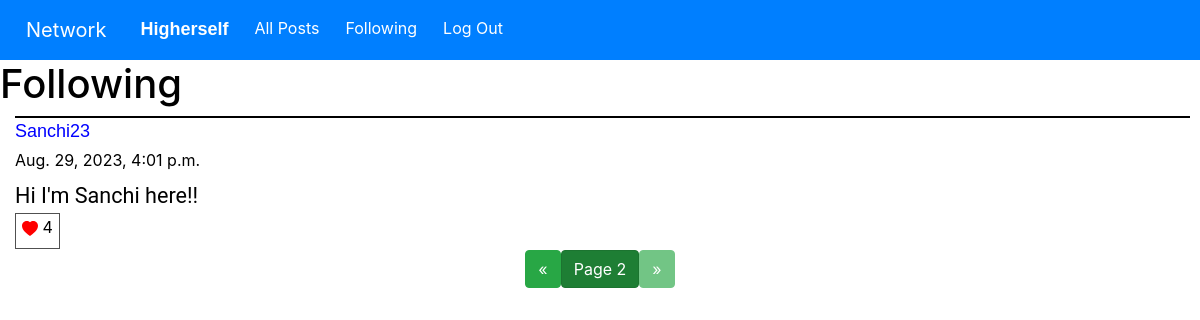
Screenshot of /following/2 (signed in) with the database file from the repository.
### network/models.py (models this page shows, shortened)
class User(AbstractUser):
    pass

class Posts(models.Model):
    content = models.TextField(blank=False)
    user = models.ForeignKey(User, on_delete=models.CASCADE, related_name="user_posts")
    like = models.IntegerField(default=0)
    time = models.DateTimeField(auto_now_add=True)

### network/views.py (the view)
# urls.py: path("following/<int:page_id>", views.follow_view, name="following"),
def follow_view(request, page_id):
    followed_usr = Follower.objects.get(user=request.user).followed_users.all()
    posts = Posts.objects.filter(user__in=followed_usr)
    posts = Paginator(posts, 10).page(page_id)
    liked_posts = liked_list(posts, request.user)
    return render(request, "network/following.html", {
        "posts": posts,
        "liked_posts": liked_posts,
        "pages": "following"
    })

### network/views.py (called while the page is built)
def liked_list(posts, user):
    liked_posts = []
    for post in posts:
        for p in post.liked_usr.all():
            for usr in p.liked_users.all():
                if usr == user:
                    liked_posts.append(post.id)
    return liked_posts

### network/templates/network/following.html (shortened to what this page needs)
{% extends "network/layout.html" %}
{% load static %}
{% block body %}
<h1>Following</h1>
        <div id="posts">
            {% for post in posts %}
                <div class="post-item post-content" id="post-item-{{ post.id }}">
                        <p class="post-user">
                            <a href="{% url 'user-posts' post.user.id 1 %}" class="post-user" style="color: blue;"> {{ post.user }}</a>
                        </p>
                        <label class="time-data" style="color: black;">{{ post.time }}</label>
                        <br/>
                        <div class="post-text" style="color: black;" id="post-text-{{ post.id }}">{{ post.content }}</div>
                        {% if user.is_authenticated %}
                            {% if post.id in liked_posts %}
                                <div id="like-btn-{{ post.id }}">
                                    <button class="like-btn" onclick="like_post('{{ post.id }}');">
                                        <svg xmlns="http://www.w3.org/2000/svg" width="16" height="16" fill="red" class="bi bi-heart-fill" viewBox="0 0 16 16">
                                            <path fill-rule="evenodd" d="M8 1.314C12.438-3.248 23.534 4.735 8 15-7.534 4.736 3.562-3.248 8 1.314z"/>
                                        </svg>
                                        <label class="bi-heart" id="like-no-{{ post.id }}">{{ post.like }}</label>
                                    </button>
                                </div>
                            {% endif %}
                        {% endif %}
                </div>
            {% endfor %}
        </div>
    </div>
    <nav aria-label="Page navigation">
            <ul class="pagination justify-content-center">
            {% if posts.has_previous %}
            <li>
                <a href="{% url pages posts.previous_page_number %}">
                <button class="btn btn-success"> &laquo; </button>
                </a>
            </li>
            {% else %}
            <li>
                <button class="btn btn-success" disabled> &laquo; </button>
            </li>
            {% endif %}
            <li>
                <a href="#">
                    <button class="btn btn-success active">Page {{ posts.number }}</button>
                </a>
            </li>
            {% if posts.has_next %}
            <li>
                <a href="{% url pages posts.next_page_number %}">
                    <button class="btn btn-success"> &raquo; </button>
                </a>
            </li>
            {% else %}
                <li>
                    <button class="btn btn-success" disabled> &raquo; </button>
                </li>
            {% endif %}
            </ul>
    </nav>
{% endblock %}

### network/templates/network/layout.html (shortened to what this page needs)
{% load static %}
<!DOCTYPE html>
<html lang="en">
    <head>
        <link rel="stylesheet" href="https://stackpath.bootstrapcdn.com/bootstrap/4.4.1/css/bootstrap.min.css">
        <link href="{% static 'network/styles.css' %}" rel="stylesheet">
    </head>
    <body>
        <nav class="navbar navbar-expand-lg navbar-dark" style="background-color:#007FFF;" id="bar">
            <a class="navbar-brand" href="{% url 'index' %}" style="color: white;">Network</a>
            <div>
              <ul class="navbar-nav mr-auto">
                {% if user.is_authenticated %}
                    <li class="nav-item">
                        <a class="nav-link post-user" href="{% url 'user-posts' user.id 1 %}" style="color: white;"><strong>{{ user.username }}</strong></a>
                    </li>
                {% endif %}
                <li class="nav-item">
                  <a class="nav-link" href="{% url 'index' %}" style="color: white;">All Posts</a>
                </li>
                {% if user.is_authenticated %}
                    <li class="nav-item">
                        <a class="nav-link" href="{% url 'following' 1 %}" style="color: white;">Following</a>
                    </li>
                    <li class="nav-item">
                        <a class="nav-link" href="{% url 'logout' %}" style="color: white;">Log Out</a>
                    </li>
                {% endif %}
              </ul>
            </div>
          </nav>
        <div class="body">
            {% block body %}
            {% endblock %}
    </body>
</html>

### network/static/network/styles.css (style rules this page uses)
body { background-color: white; color: black; }
#bar { color: #007FFF; }
.navbar-nav { display: flex; flex-direction: row; }
.nav-item, .navbar-brand { padding-left: 10px; }
#posts { margin-left: 10px; margin-right: 10px; }
.post-item { border-top: 2px solid black; font-size: large; }
.post-content { color: black; margin-left: 5px; margin-bottom: 1px; }
.time-data { color: black; font-size: medium; margin-top: 1px; }
.like-btn { background-color: transparent; border: 1px solid #505050; font-size: medium; }
.post-text { font-family: Roboto; font-size: larger; margin-bottom: 1px; }
.post-user { color: black; font-family: Verdana, Geneva, Tahoma, sans-serif; text-transform: capitalize; font-size: large; margin-bottom: 1px; }

### rows the page displays
User: username "Higherself"
Posts: user "Sanchi23", time "Aug. 29, 2023, 4:01 p.m.", content "Hi I'm Sanchi here!!", like "4"

### other values shown
{{ posts.number }} "2"
